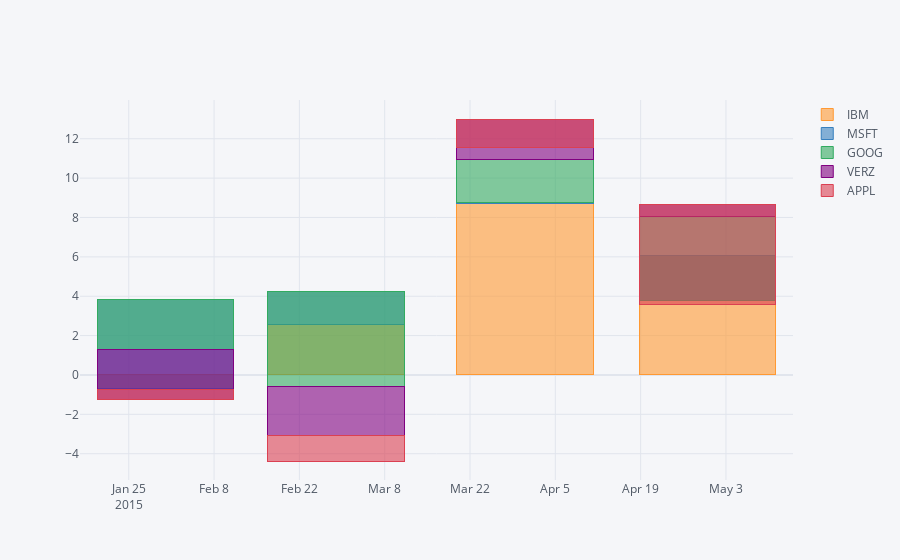

Notebook code for this chart:
### Markdown cell above
Bars can also be stacked by a given dimension

### Code cell
df.resample('M').mean().iplot(kind='bar',barmode='stack',filename='Tutorial Bar Stacked')

### Figure 1 — Plotly figure (JSON) as saved in the notebook; plotly's stock layout.template omitted (floating-point values rounded to 4 significant figures)
{"data": [{"marker": {"color": "rgba(255, 153, 51, 0.6)", "line": {"color": "rgba(255, 153, 51, 1.0)", "width": 1}}, "name": "IBM", "orientation": "v", "text": "", "type": "bar", "x": ["2015-01-31", "2015-02-28", "2015-03-31", "2015-04-30"], "y": [-0.7007, 2.573, 8.734, 6.061]}, {"marker": {"color": "rgba(55, 128, 191, 0.6)", "line": {"color": "rgba(55, 128, 191, 1.0)", "width": 1}}, "name": "MSFT", "orientation": "v", "text": "", "type": "bar", "x": ["2015-01-31", "2015-02-28", "2015-03-31", "2015-04-30"], "y": [4.531, 1.665, 0.005228, -2.257]}, {"marker": {"color": "rgba(50, 171, 96, 0.6)", "line": {"color": "rgba(50, 171, 96, 1.0)", "width": 1}}, "name": "GOOG", "orientation": "v", "text": "", "type": "bar", "x": ["2015-01-31", "2015-02-28", "2015-03-31", "2015-04-30"], "y": [-2.527, -4.847, 2.186, 4.226]}, {"marker": {"color": "rgba(128, 0, 128, 0.6)", "line": {"color": "rgba(128, 0, 128, 1.0)", "width": 1}}, "name": "VERZ", "orientation": "v", "text": "", "type": "bar", "x": ["2015-01-31", "2015-02-28", "2015-03-31", "2015-04-30"], "y": [-2.544, -2.48, 2.078, 0.6068]}, {"marker": {"color": "rgba(219, 64, 82, 0.6)", "line": {"color": "rgba(219, 64, 82, 1.0)", "width": 1}}, "name": "APPL", "orientation": "v", "text": "", "type": "bar", "x": ["2015-01-31", "2015-02-28", "2015-03-31", "2015-04-30"], "y": [0.5044, -1.282, -1.444, -5.061]}], "layout": {"barmode": "stack", "legend": {"bgcolor": "#F5F6F9", "font": {"color": "#4D5663"}, "traceorder": "normal"}, "paper_bgcolor": "#F5F6F9", "plot_bgcolor": "#F5F6F9", "title": {"font": {"color": "#4D5663"}, "x": 0.5}, "xaxis": {"gridcolor": "#E1E5ED", "showgrid": true, "tickfont": {"color": "#4D5663"}, "title": {"font": {"color": "#4D5663"}, "text": ""}, "zerolinecolor": "#E1E5ED"}, "yaxis": {"gridcolor": "#E1E5ED", "showgrid": true, "tickfont": {"color": "#4D5663"}, "title": {"font": {"color": "#4D5663"}, "text": ""}, "zerolinecolor": "#E1E5ED"}}}
